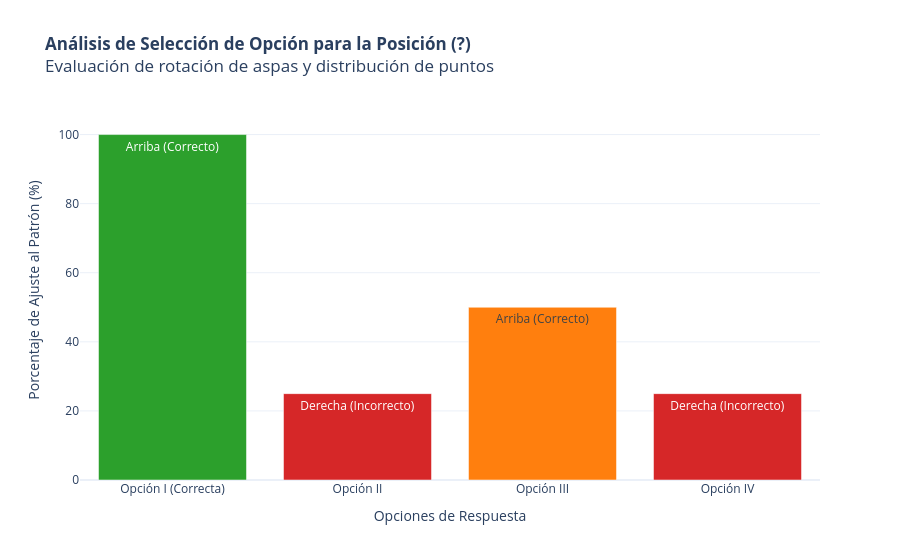

Notebook code cell kept with this figure:
### Markdown cell above
# Representación del proceso con Pandas y Plotly

Usaremos **Pandas** para tabular los atributos lógicos (Ángulo de la línea guía y posición del punto negro) que nos llevan a descartar las opciones incorrectas, y **Plotly** para ilustrar interactivamente este descarte.

### Code cell
import pandas as pd
import plotly.graph_objects as go

# DataFrame con el análisis de las opciones de respuesta frente a los requisitos de la secuencia
datos_opciones = {
    "Opción": ["Opción I (Correcta)", "Opción II", "Opción III", "Opción IV"],
    "Dirección Aspa Principal": ["Arriba (Correcto)", "Derecha (Incorrecto)", "Arriba (Correcto)", "Derecha (Incorrecto)"],
    "Punto Negro Valido": ["Sí", "No", "No (Orientación incorrecta de blancos)", "No"],
    "Porcentaje de Coincidencia": [100, 25, 50, 25]
}

df = pd.DataFrame(datos_opciones)

# Crear gráfico interactivo
fig = go.Figure()

# Agregar barras para representar la validez lógica de cada opción
fig.add_trace(go.Bar(
    x=df["Opción"],
    y=df["Porcentaje de Coincidencia"],
    text=df["Dirección Aspa Principal"],
    textposition='auto',
    marker_color=['#2ca02c', '#d62728', '#ff7f0e', '#d62728'], # Verde para la correcta, rojo/naranja falsas
    hoverinfo="x+y"
))

# Configuración del diseño del gráfico
fig.update_layout(
    title="<b>Análisis de Selección de Opción para la Posición (?)</b><br>Evaluación de rotación de aspas y distribución de puntos",
    xaxis_title="Opciones de Respuesta",
    yaxis_title="Porcentaje de Ajuste al Patrón (%)",
    yaxis=dict(range=[0, 110]),
    template="plotly_white"
)

# Mostrar gráfico
fig.show()

### Figure 1 — Plotly figure (JSON) as saved in the notebook; plotly's stock layout.template omitted (floating-point values rounded to 4 significant figures)
{"data": [{"hoverinfo": "x+y", "marker": {"color": ["#2ca02c", "#d62728", "#ff7f0e", "#d62728"]}, "text": ["Arriba (Correcto)", "Derecha (Incorrecto)", "Arriba (Correcto)", "Derecha (Incorrecto)"], "textposition": "auto", "type": "bar", "x": ["Opción I (Correcta)", "Opción II", "Opción III", "Opción IV"], "y": [100, 25, 50, 25]}], "layout": {"title": {"text": "<b>Análisis de Selección de Opción para la Posición (?)</b><br>Evaluación de rotación de aspas y distribución de puntos"}, "xaxis": {"title": {"text": "Opciones de Respuesta"}}, "yaxis": {"range": [0, 110], "title": {"text": "Porcentaje de Ajuste al Patrón (%)"}}}}
